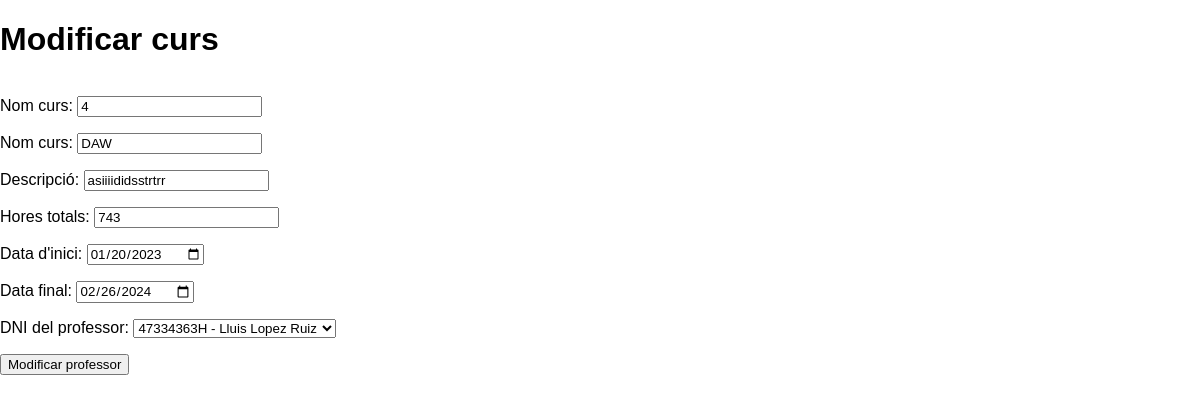
/admin/modcursos.php?id=4 (signed in), run on the app's committed database.
### tables this page shows
CREATE TABLE `cursos` (
  `codi_curs` int(100) NOT NULL,
  `nom_curs` varchar(20) NOT NULL,
  `desc_curs` varchar(100) NOT NULL,
  `hores_curs` int(255) NOT NULL,
  `ini_curs` date NOT NULL,
  `fin_curs` date NOT NULL,
  `DNI_prof` varchar(100) DEFAULT NULL,
  `visible` tinyint(1) NOT NULL
);

### admin/modcursos.php (the view, shortened to what this page needs)
<!DOCTYPE html>
<html lang="ca">
    <head>
        <link rel="stylesheet" href="style.css">
    </head>
    <body>
        <?php
            if (isset($_SESSION["user"])){
                $conexion = mysqli_connect("localhost","root","","infobdn");
                if ($_POST) {
                    $id = $_POST['id'];
                    $nom = $_POST['nom_curs'];
                    $desc = $_POST['desc_curs'];
                    $hores = $_POST['hores_curs'];
                    $dataini = $_POST['ini_curs'];
                    $datafin = $_POST['fin_curs'];
                    $DNI = $_POST['DNI_prof'];
                    $sql = "UPDATE cursos SET nom_curs = '$nom', desc_curs = '$desc', hores_curs = '$hores', ini_curs='$dataini', fin_curs='$datafin', DNI_prof='$DNI' WHERE codi_curs='$id'";
                    $consulta = mysqli_query($conexion,$sql);
                    if(!$consulta){
                        echo mysqli_error($conexion)."<br>";
                        echo "Error querry no valida ".$sql;
                    }else{
                        echo "<h1>Curs modificat correctament!</h1>";
                        echo "<p>Redirigint...</p>";
                        echo "<META HTTP-EQUIV='REFRESH' CONTENT='3;URL=cursadmin.php'>";
                    }
                }else{
                    if ($_REQUEST['id']){
                        if ($conexion == false){
                            mysqli_connect_error();
                        }else{
                            $id = $_REQUEST['id'];
                            $sql = "SELECT * FROM cursos WHERE codi_curs = $id";
                            $consulta = mysqli_query($conexion,$sql);
                            if(!$consulta){
                                echo mysqli_error($conexion)."<br>";
                                echo "Error querry no valida ".$sql;
                            }else{
                                $resultat = mysqli_fetch_assoc($consulta);
                                $nomdni = "SELECT DNI,nom_prof,cog_prof FROM professors";
                                $consultadni = mysqli_query($conexion,$nomdni);
                                $numlinia = mysqli_num_rows($consultadni);
                                echo "<h1>Modificar curs</h1>";
                                echo "<div>";
                                    echo "<form action='modcursos.php' method='post'>";
                                        echo "<p>Nom curs: <input type='number' name='id' id='id' value='".$resultat['codi_curs']."' readonly></p>";
                                        echo "<p>Nom curs: <input type='text' name='nom_curs' id='nom_curs' value='".$resultat['nom_curs']."'></p>";
                                        echo "<p>Descripció: <input type='text' name='desc_curs' id='desc_curs' value='".$resultat['desc_curs']."'></p>";
                                        echo "<p>Hores totals: <input type='number' name='hores_curs' id='hores_curs' value='".$resultat['hores_curs']."'></p>";
                                        echo "<p>Data d'inici: <input type='date' name='ini_curs' id='ini_curs' value='".$resultat['ini_curs']."'></input></p>";
                                        echo "<p>Data final: <input type='date' name='fin_curs' id='fin_curs' value='".$resultat['fin_curs']."'></input></p>";
                                        echo "<p>DNI del professor: <select name='DNI_prof' id='DNI_prof' value='".$resultat['DNI_prof']."'>";
                                        for ($i=0;$i<$numlinia;$i++){
                                            $dninomcomplet = mysqli_fetch_assoc($consultadni);
                                            if($resultat['DNI_prof'] == $dninomcomplet['DNI']){
                                                ?>
                                                <option selected value='<?php echo $dninomcomplet["DNI"]?>'><?php echo $dninomcomplet["DNI"]." - ".$dninomcomplet["nom_prof"]." ".$dninomcomplet["cog_prof"]?></option>
                                                <?php
                                            }else{
                                                ?>
                                                <option value='<?php echo $dninomcomplet["DNI"] ?>'><?php echo $dninomcomplet["DNI"]." - ".$dninomcomplet["nom_prof"]." ".$dninomcomplet["cog_prof"]?></option>;
                                                <?php
                                                 echo "\n";
                                            }
                                        }
                                        echo "</select></p>";
                                        echo "<p><button type='submit'>Modificar professor</button></p>";
                                    echo "</form>";
                                echo "</div>";
                            }
                        }
                    }else{
                    echo "<h1>No hem pogut obtenir el identificador del curs</h1>";
                    echo "<p>Redirigint...</p>";
                    echo "<META HTTP-EQUIV='REFRESH' CONTENT='3;URL=cursadmin.php'>";
                    }
                }
            }else{
                echo "<p>Has d'estar valiat per veure aquesta pàgina</p>";
                echo "Redirigint...";
                echo "<META HTTP-EQUIV='REFRESH' CONTENT='3;URL=logadmin.php'>";
            }
        ?>
    </body>
</html>

### admin/css/style.css (style rules this page uses)
* { font-family: Arial; }
body { margin: 0px; padding: 0px; display: flex; flex-direction: column; }

### data on the page
cursos: id "4", nom_curs "DAW", desc_curs "asiiiididsstrtrr", hores_curs "743", ini_curs "01/20/2023", fin_curs "02/26/2024"

### other printed values
form field DNI_prof "47334363H - Lluis Lopez Ruiz"
